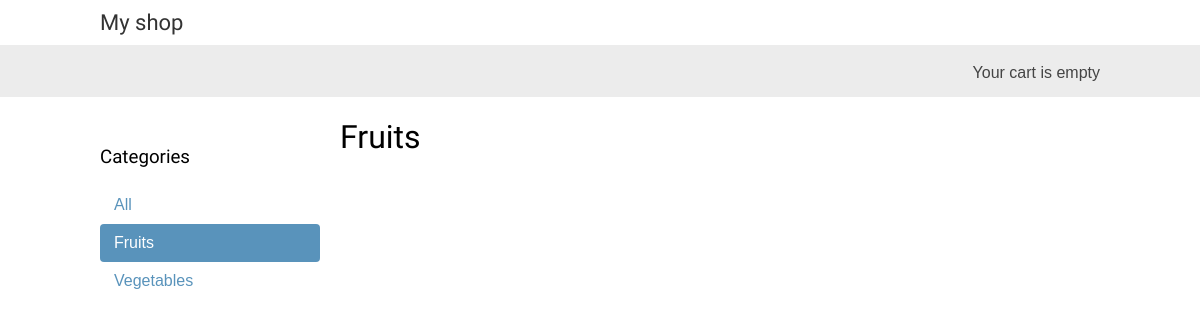
Page /fruits/ on the earlier database version.
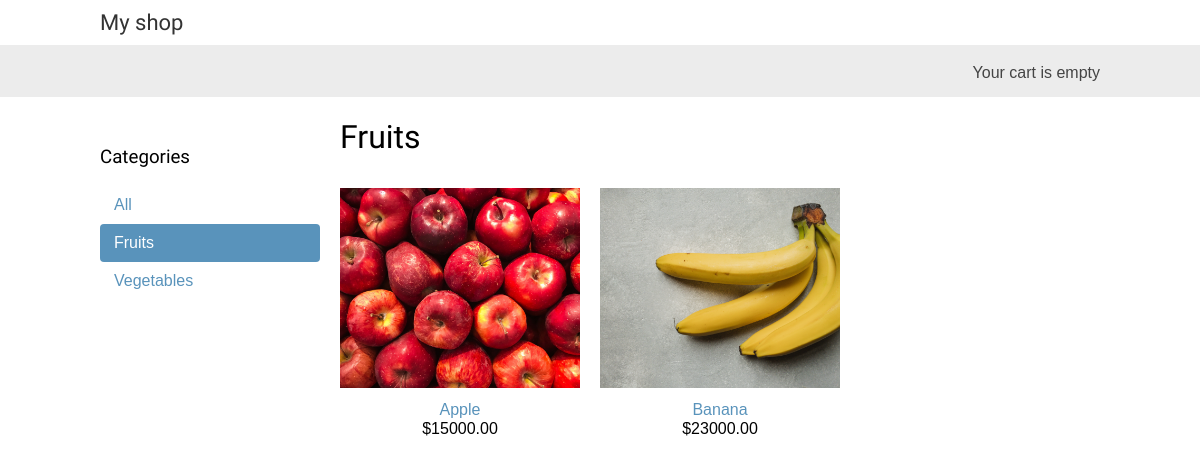
Same page on the later database version.
### shop/models.py (models this page shows, shortened)
class Category(models.Model):
    name = models.CharField(max_length=200, db_index=True)
    slug = models.SlugField(max_length=200, unique=True)
    class Meta:
        ordering = ('name',)
        verbose_name = 'category'
        verbose_name_plural = 'categories'
    def get_absolute_url(self):
        return reverse("shop:product_list_by_category", args=[self.slug])

class Product(models.Model):
    category = models.ForeignKey(Category, on_delete=models.CASCADE, related_name='products')
    name = models.CharField(max_length=200, db_index=True)
    slug = models.SlugField(max_length=200, db_index=True)
    image = models.ImageField(upload_to='products/%Y/%m/%d', blank=True)
    description = models.TextField(blank=True)
    price = models.DecimalField(max_digits=20, decimal_places=2)
    available = models.BooleanField(default=True)
    created = models.DateTimeField(auto_now_add=True)
    updated = models.DateTimeField(auto_now=True)
    class Meta:
        ordering = ('name',)
        index_together = (('id', 'slug'),)
    def get_absolute_url(self):
        return reverse("shop:product_detail", args=[self.id, self.slug])

### shop/views.py (the view)
# urls.py: path('', product_list, name="product_list"),
def product_list(request, category_slug=None):
    category = None
    categories = Category.objects.all()
    products = Product.objects.filter(available=True)
    if category_slug:
        category = get_object_or_404(Category, slug=category_slug)
        products = products.filter(category=category)
    context = {
        'category': category,
        'categories': categories,
        'products': products
    }
    return render(request, "shop/product/list.html", context)

### shop/templates/shop/product/list.html (shortened to what this page needs)
{% extends "shop/base.html" %}
{% load static %}
{% block content %}
    <div id="sidebar">
        <h3>Categories</h3>
        <ul>
            <li {% if not category %}class="selected"{% endif %}>
                <a href="{% url 'shop:product_list' %}">All</a>
            </li>
            {% for c in categories %}
                <li {% if category.slug == c.slug %}class="selected"{% endif %}>
                    <a href="{{c.get_absolute_url}}">{{c.name}}</a>
                </li>
            {% endfor %}
        </ul>
    </div>
    <div id="main" class="product-list">
        <h1>{% if category %}{{ category.name }}{% else %}Products{% endif %}</h1>
        {% for product in products %}
            <div class="item">
                <a href="{{ product.get_absolute_url }}">
                    <img src="{% if product.image %}{{ product.image.url }}{% else %}{% static 'img/no_img.png' %}{% endif %}">
                </a>
                <a href="{{ product.get_absolute_url }}">{{ product.name }}</a>
                <br>
                ${{ product.price }}
            </div>
        {% endfor %}
    </div>
{% endblock %}

Differences in the rows shown:
added Product: image (picture), name "Apple", price "15000.00"
added Product: image (picture), name "Banana", price "23000.00"
